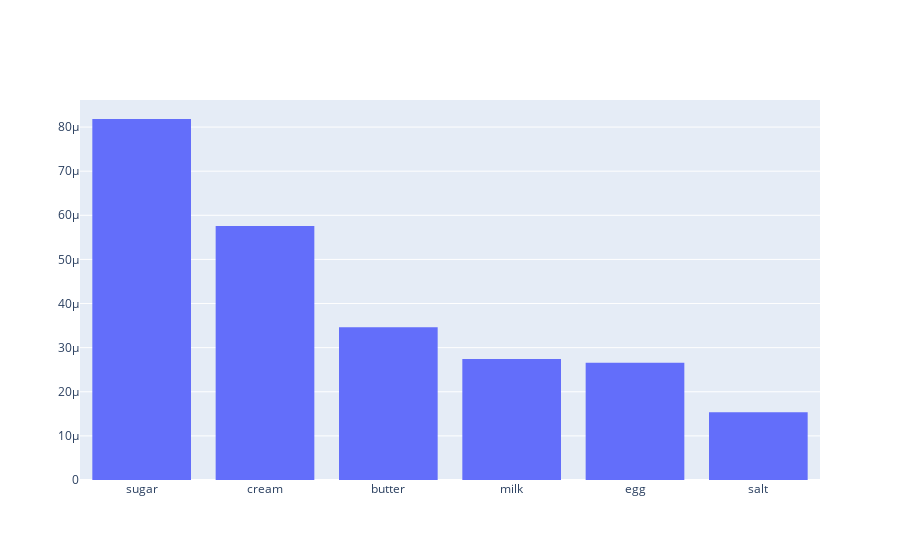

Write notebook code for a chart like this one.
### Code cell
keys, values = normalized_score('whiskey', EA.m_base_mix)
data = go.Histogram(x=keys, y=values, histfunc="sum")
iplot([data])
print(len(keys))

### Figure 1 — Plotly figure (JSON) as saved in the notebook; plotly's stock layout.template omitted (floating-point values rounded to 4 significant figures)
{"data": [{"histfunc": "sum", "type": "histogram", "x": ["sugar", "cream", "butter", "milk", "egg", "salt"], "y": [8.183e-05, 5.759e-05, 3.462e-05, 2.743e-05, 2.659e-05, 1.538e-05]}], "layout": {"autosize": true, "xaxis": {"autorange": true, "range": [-0.5, 5.5], "type": "category"}, "yaxis": {"autorange": true, "range": [0, 8.613e-05], "type": "linear"}}}
